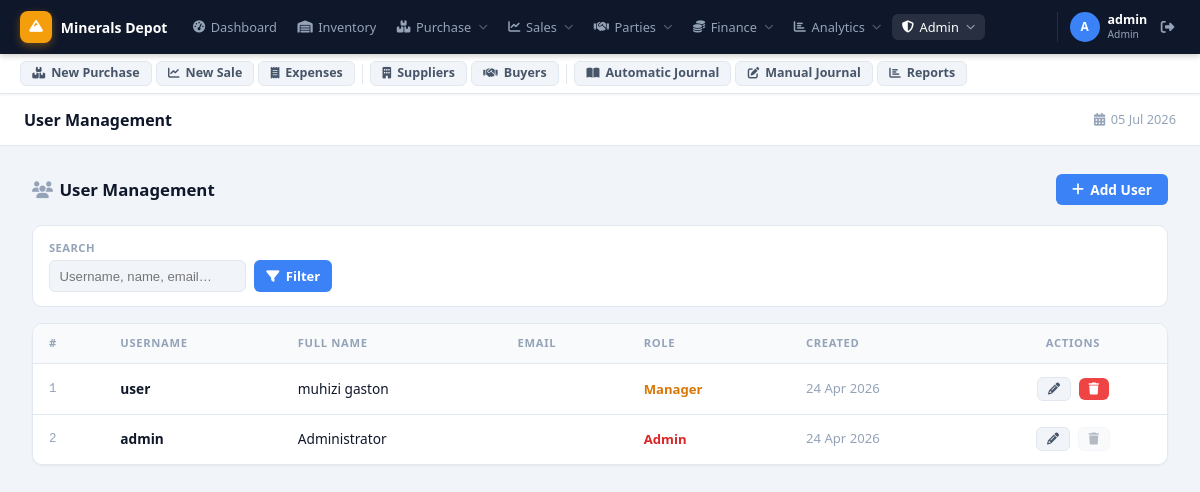
The page /users.php (signed in) on the database as committed earlier.
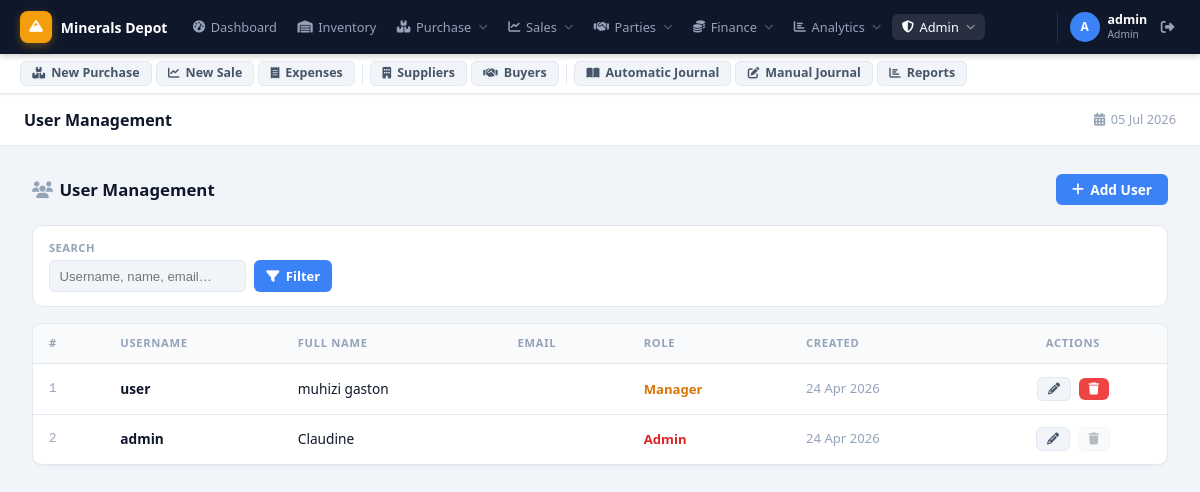
The same page on the database as committed later.
### tables this page shows
CREATE TABLE `users` (
  `id` int(11) NOT NULL,
  `username` varchar(50) NOT NULL,
  `password` varchar(255) NOT NULL,
  `full_name` varchar(100) NOT NULL,
  `email` varchar(100) DEFAULT NULL,
  `role` enum('admin','manager','storekeeper') DEFAULT 'storekeeper',
  `created_at` timestamp NOT NULL DEFAULT current_timestamp()
);

### users.php (the view, shortened to what this page needs)
<?php
require_once 'config/database.php';
$is_system = ($_SESSION['role'] === 'system');
$search = trim($_GET['search'] ?? '');
$where_parts = [];
$params = [];
if (!$is_system) {
    $where_parts[] = "role != 'system'";
}
$where_sql = $where_parts ? 'WHERE ' . implode(' AND ', $where_parts) : '';
$stmt = $pdo->prepare("SELECT * FROM users $where_sql ORDER BY created_at DESC");
$stmt->execute($params);
$users = $stmt->fetchAll();
include 'includes/header.php';
?>
<div class="page-header">
    <h2><i class="fas fa-users" style="margin-right:.4rem;color:var(--text-muted)"></i>User Management</h2>
    <button class="btn btn-primary" onclick="openModal()">
        <i class="fas fa-plus"></i> Add User
    </button>
</div>
<form method="GET" action="users.php" class="filter-bar">
    <div class="filter-group">
        <label>Search</label>
        <input type="search" name="search" placeholder="Username, name, email…"
               value="<?= htmlspecialchars($search) ?>">
    </div>
    <div class="filter-actions">
        <button type="submit" class="btn btn-primary" style="height:2rem;padding:0 .75rem;font-size:.82rem">
            <i class="fas fa-filter"></i> Filter
        </button>
    </div>
</form>
<div class="table-wrap">
    <table>
        <thead>
            <tr>
                <th>#</th>
                <th>Username</th>
                <th>Full Name</th>
                <th>Email</th>
                <th>Role</th>
                <th>Created</th>
                <th style="text-align:center">Actions</th>
            </tr>
        </thead>
        <tbody id="usr-tbody">
        <?php $i = 0; foreach ($users as $u): ?>
        <tr id="usr-row-<?= $u['id'] ?>"
            data-username="<?= htmlspecialchars($u['username'], ENT_QUOTES) ?>"
            data-full-name="<?= htmlspecialchars($u['full_name'], ENT_QUOTES) ?>"
            data-email="<?= htmlspecialchars($u['email'] ?? '', ENT_QUOTES) ?>"
            data-role="<?= htmlspecialchars($u['role'], ENT_QUOTES) ?>">
            <td class="font-mono text-muted" style="font-size:.78rem"><?= ++$i ?></td>
            <td class="fw-600"><?= htmlspecialchars($u['username']) ?></td>
            <td><?= htmlspecialchars($u['full_name']) ?></td>
            <td class="text-muted" style="font-size:.82rem"><?= htmlspecialchars($u['email'] ?? '') ?></td>
            <td><?php
                $role_colors = ['system'=>'#7c3aed','admin'=>'#dc2626','manager'=>'#d97706','storekeeper'=>'#16a34a'];
                $rc = $role_colors[$u['role']] ?? '#6b7280';
            ?><span style="color:<?= $rc ?>;font-weight:700;font-size:.82rem"><?= ucfirst($u['role']) ?></span></td>
            <td class="text-muted" style="font-size:.82rem"><?= date('d M Y', strtotime($u['created_at'])) ?></td>
            <td style="text-align:center;white-space:nowrap">
                <button class="btn btn-secondary" style="padding:.3rem .6rem;font-size:.75rem;margin-right:.3rem"
                        onclick="editUser(<?= $u['id'] ?>, this)" title="Edit">
                    <i class="fas fa-pencil"></i>
                </button>
                <?php if ((int)$u['id'] !== (int)$_SESSION['user_id']): ?>
                <button class="btn btn-danger" style="padding:.3rem .6rem;font-size:.75rem"
                        onclick="deleteUser(<?= $u['id'] ?>, this)" title="Delete">
                    <i class="fas fa-trash"></i>
                </button>
                <?php else: ?>
                <button class="btn btn-secondary" style="padding:.3rem .6rem;font-size:.75rem;opacity:.4;cursor:default"
                        title="Cannot delete own account" disabled>
                    <i class="fas fa-trash"></i>
                </button>
                <?php endif; ?>
            </td>
        </tr>
        <?php endforeach; ?>
        </tbody>
    </table>
</div>
<?php include 'includes/footer.php'; ?>

Rows that differ between the two databases and show on the page:
changed users "admin": full_name "Administrator" → "Claudine"
